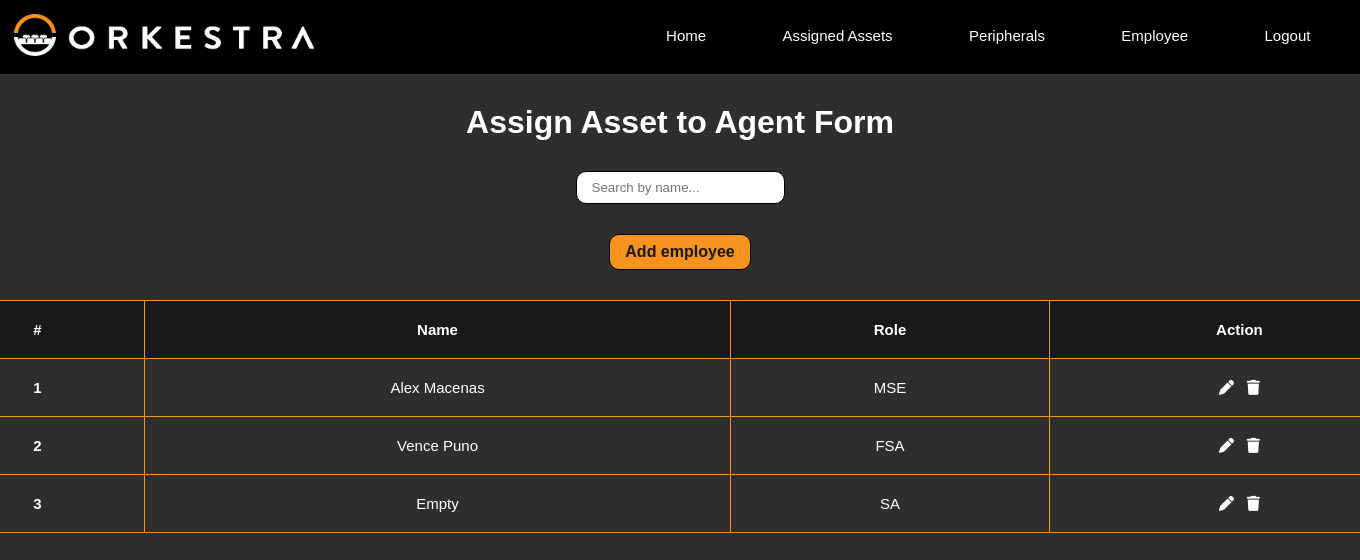
Page /view-emp on the earlier database version.
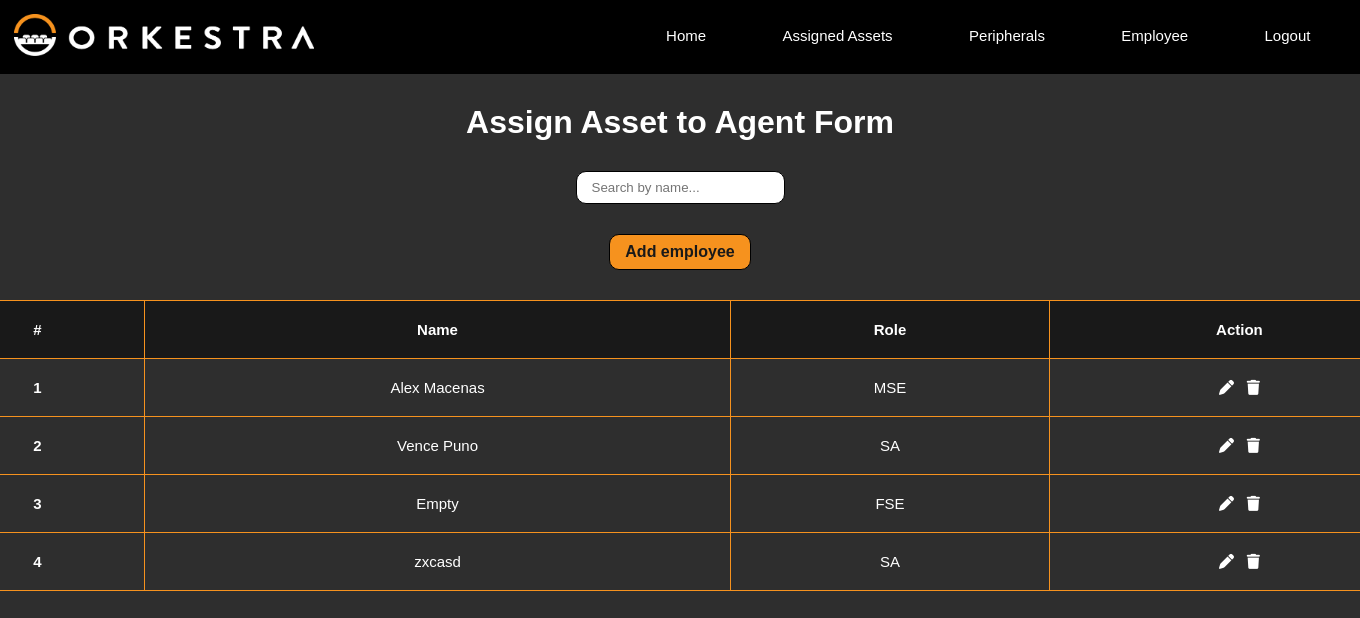
Same page on the later database version.
### models.py (models this page shows)
class Employee(db.Model):
    __tablename__ = "employee"
    id = db.Column(db.Integer, primary_key=True, autoincrement=True)
    full_name = db.Column(db.Text)
    role = db.Column(db.Text)

### main.py (the view)
@app.route("/view-emp", methods=['GET', 'POST'])
def view_emp():
    employee = Employee.query.all()
    if not employee:
        msg = "No employee found!"
        flash(msg)
    return render_template("view_emp.html", employee=employee)

### templates/view_emp.html (shortened to what this page needs)
<!DOCTYPE html>
<html lang="en">
<head>
  <link rel="stylesheet" href="{{ url_for('static', filename='css/styles.css') }}">
  <link rel="stylesheet" href="static\css\alert.css">
</head>
<body>
  <header>
    <nav>
     <a href="{{ url_for('home') }}"><img src="static\css\assets\orkestra-main-logo.png" alt=""></a>
     <div class="nav-links">
        <ul>
          <li><a href="{{ url_for('home') }}">Home</a></li>
          <li><a href="{{ url_for('view') }}">Assigned Assets</a></li>
          <li><a href="{{ url_for('asset_view') }}">Peripherals</a></li>
          <li><a href="{{ url_for('view_emp') }}">Employee</a></li>
          <li><a href="{{ url_for('logout') }}">Logout</a></li>
        </ul>
    </div>
    </nav>
</header>
    <div class="viewEmployee">
        <h1>Assign Asset to Agent Form</h1>
        <div class="viewEmpS">
          <input type="text" class="form-control" id="myInput" onkeyup="myFunction()" placeholder="Search by name...">
          <a href="{{ url_for('add_emp') }}" class="btn btn-primary"><strong>Add employee</strong></a>
        </div>
        <section class="viewEmpT">
          <table>
            <thead>
              <tr>
                <th scope="col">#</th>
                <th scope="col">Name</th>
                <th scope="col">Role</th>
                <th scope="col">Action</th>
              </tr>
            </thead>
            <tbody>
              {% for emp in employee %}
              <tr>
                <th scope="row">{{ emp.id }}</th>
                <td>{{ emp.full_name }}</td>
                <td>{{ emp.role }}</td>
                <td>
                  <a href="{{ url_for('name_emp_update', fn=emp.full_name) }}"><i class="fa-solid fa-pen"></i>
                  </a>
                  <a href="{{ url_for('confirm_delete_emp', fn=emp.full_name) }}" class="confirmation"><i class="fa-solid fa-trash"></i>
                  </a>
                </td>
              </tr>
              {% endfor %}
            </tbody>
          </table>
        </section>
      </div>
</body>
</html>

Differences in the rows shown:
changed Employee "Vence Puno": role "FSA" → "SA"
changed Employee "Empty": role "SA" → "FSE"
added Employee: id "4", full_name "zxcasd", role "SA"
